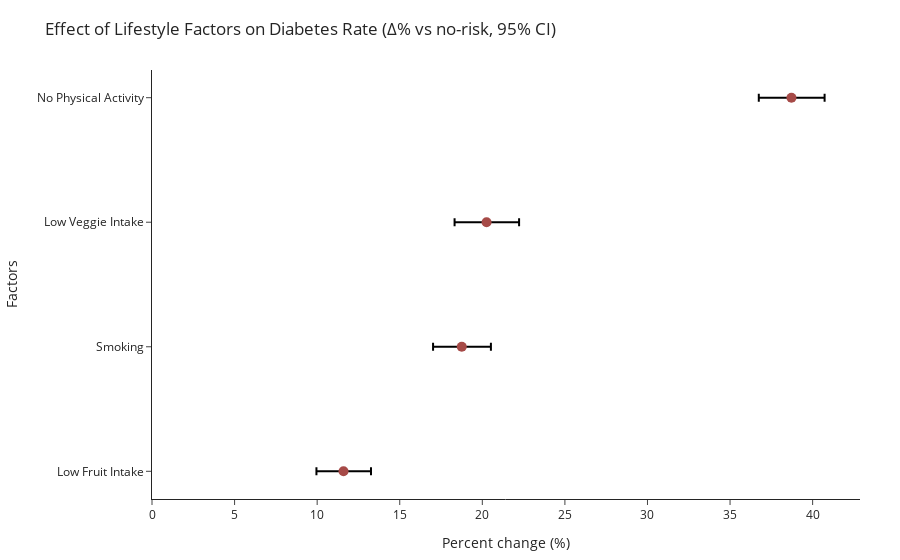

Notebook code cell kept with this figure:
### Markdown cell above
### Effect of Lifestyle Factors on Diabetes Rate (Δ% vs No-Risk, 95% CI)

*This graph visualizes how specific lifestyle risk factors — smoking, lack of physical activity, low fruit intake, and low vegetable intake — affect the likelihood of having diabetes compared to people without those risks.*

### Code cell
FACTORS = [("smoker","Smoking",1), ("physactivity","No Physical Activity",0),
           ("fruits","Low Fruit Intake",0), ("veggies","Low Veggie Intake",0)]

rows=[]
y = df["diabetes_binary"].astype(int)
for col,label,risk in FACTORS:
    if col not in df: continue
    m = df[col].eq(risk)
    a, n1 = int(y[m].sum()), int(m.sum())           # with risk: cases, total
    c, n0 = int(y[~m].sum()), int((~m).sum())       # without risk: cases, total
    p1, p0 = a/n1, c/n0
    # two-proportion z p-value (pooled)
    p = (a+c)/(n1+n0); se = sqrt(p*(1-p)*(1/n1+1/n0)); z = 0 if se==0 else (p1-p0)/se
    pval = 2*(1-0.5*(1+erf(abs(z)/sqrt(2))))
    # log-RR 95% CI -> % change
    rr = p1/p0 if p0>0 else np.nan
    se_rr = sqrt((1/max(a,1))-(1/max(n1,1))+(1/max(c,1))-(1/max(n0,1)))
    lo, hi = (np.nan, np.nan) if not rr or rr<=0 else (exp(log(rr)-1.96*se_rr), exp(log(rr)+1.96*se_rr))
    rows.append(dict(Factor=label, pct=(rr-1)*100, lo=(lo-1)*100, hi=(hi-1)*100,
                     with_=f"{a}/{n1}", without_=f"{c}/{n0}", pval=pval))

out = pd.DataFrame(rows).dropna().sort_values("pct")
out["err+"] = out["hi"]-out["pct"]; out["err-"] = out["pct"]-out["lo"]
colors = np.where(out["pval"]<0.05, "#A64A47", "#9AA4B2")

fig = go.Figure()
fig.add_vline(x=0, line_dash="dash", line_color="black")
fig.add_scatter(
    x=out["pct"], y=out["Factor"], mode="markers",
    marker=dict(size=10, color=colors),
    error_x=dict(type="data", array=out["err+"], arrayminus=out["err-"]),
    customdata=np.c_[out["lo"],out["hi"],out["with_"],out["without_"],out["pval"]],
    hovertemplate=("<b>%{y}</b><br>Δ rate: %{x:.1f}% "
                   "(95% CI %{customdata[0]:.1f}–%{customdata[1]:.1f}%)<br>"
                   "With: %{customdata[2]} · Without: %{customdata[3]}<br>"
                   "p=%{customdata[4]:.3g}<extra></extra>")
)
fig.update_layout(
    title="Effect of Lifestyle Factors on Diabetes Rate (Δ% vs no-risk, 95% CI)",
    template="simple_white",
    xaxis_title="Percent change (%)", yaxis_title="Factors",
    margin=dict(l=80,r=40,t=70,b=40)
)
fig.show()

### Figure 1 — Plotly figure (JSON) as saved in the notebook; plotly's stock layout.template omitted (floating-point values rounded to 4 significant figures)
{"data": [{"customdata": [[9.956, 13.26, "14653/27443", "20693/43249", 0], [17.02, 20.52, "18317/33598", "17029/37094", 0], [18.32, 22.23, "8610/14932", "26736/55760", 0], [36.74, 40.72, "13059/20993", "22287/49699", 0]], "error_x": {"array": [1.664, 1.764, 1.969, 2.007], "arrayminus": [1.639, 1.738, 1.937, 1.978], "type": "data"}, "hovertemplate": "<b>%{y}</b><br>Δ rate: %{x:.1f}% (95% CI %{customdata[0]:.1f}–%{customdata[1]:.1f}%)<br>With: %{customdata[2]} · Without: %{customdata[3]}<br>p=%{customdata[4]:.3g}<extra></extra>", "marker": {"color": ["#A64A47", "#A64A47", "#A64A47", "#A64A47"], "size": 10}, "mode": "markers", "type": "scatter", "x": [11.6, 18.76, 20.26, 38.72], "y": ["Low Fruit Intake", "Smoking", "Low Veggie Intake", "No Physical Activity"]}], "layout": {"margin": {"b": 40, "l": 80, "r": 40, "t": 70}, "shapes": [{"line": {"color": "black", "dash": "dash"}, "type": "line", "x0": 0, "x1": 0, "xref": "x", "y0": 0, "y1": 1, "yref": "y domain"}], "title": {"text": "Effect of Lifestyle Factors on Diabetes Rate (Δ% vs no-risk, 95% CI)"}, "xaxis": {"title": {"text": "Percent change (%)"}}, "yaxis": {"title": {"text": "Factors"}}}}
